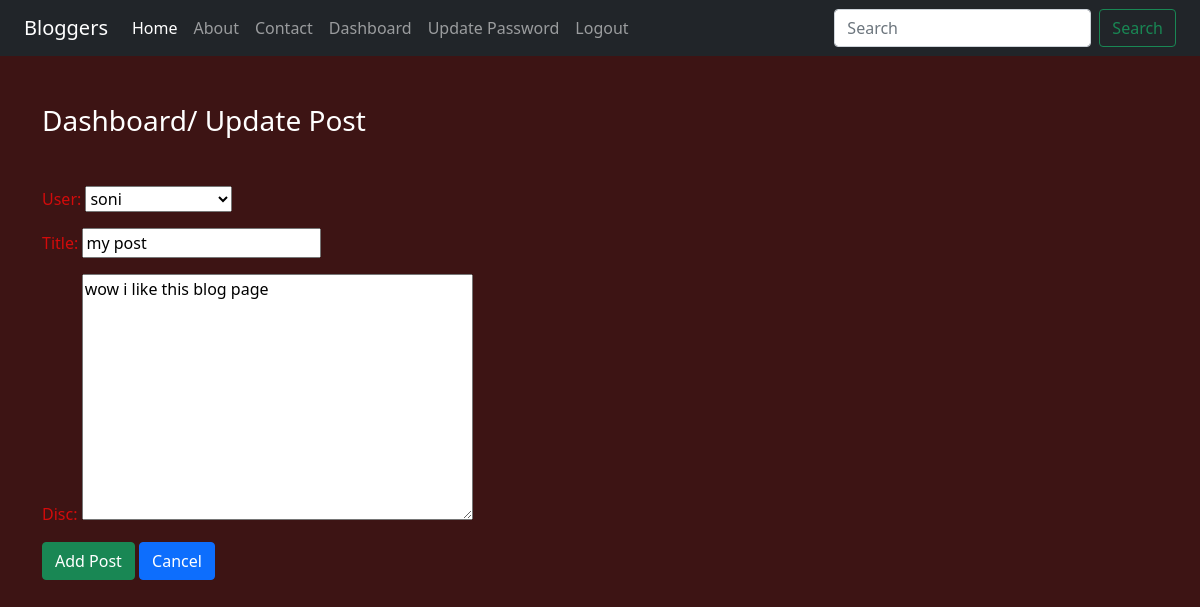
/updatepost/12/ (signed in), run on the app's committed database.
### blog/models.py (models this page shows)
class post(models.Model):
    user=models.ForeignKey(User,on_delete=models.CASCADE)
    title=models.CharField(max_length=200)
    disc=models.TextField()

### blog/views.py (the view)
# urls.py: path('updatepost/<int:id>/',views.updatepost,name='updatepost'),
def updatepost(request,id):
    if request.user.is_authenticated:
        if request.method=='POST':
            pi=post.objects.get(pk=id)
            fm=postform(request.POST,instance=pi)
            if fm.is_valid():
                fm.save()
                return HttpResponseRedirect('/dashboard/')
        else:
            pi=post.objects.get(pk=id)
            fm=postform(instance=pi)
        return render(request,'blog/updatepost.html',{'form':fm})
    else:
        return HttpResponseRedirect('/login/')

### blog/forms.py
class postform(forms.ModelForm):
    class Meta:
        model=post
        fields=['user','title','disc']

### blog/templates/blog/updatepost.html (shortened to what this page needs)
{% extends 'blog/base.html' %}
{% load static %}
{% block content %}
<div class="col-sm-10">
    <h3 class="text-white my-5">Dashboard/ Update Post</h3>
    <form action="" method="POST">
        {{form.as_p}}
        <input type="submit" class="btn btn-success" value="Add Post">
        <a href="{% url 'dashboard' %}" class="btn btn-primary">Cancel</a>
    </form>
</div>
{% endblock content %}

### blog/static/blog/css/style.css (style rules this page uses)
body { background-color: rgb(61, 20, 20); color: antiquewhite; }
form { color: rgb(211, 11, 11); }

### data on the page
post: user "soni", title "my post", disc "wow i like this blog page"
